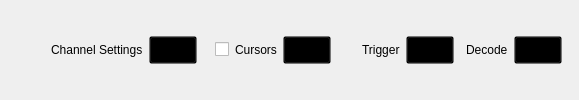
         <widget class="QWidget" name="widget_3" native="true">
          <property name="sizePolicy">
           <sizepolicy hsizetype="Preferred" vsizetype="Fixed">
            <horstretch>0</horstretch>
            <verstretch>0</verstretch>
           </sizepolicy>
          </property>
          <property name="minimumSize">
           <size>
            <width>0</width>
            <height>48</height>
           </size>
          </property>
          <property name="styleSheet">
           <string notr="true">QPushButton {
width: 40px;
  height: 20px;
  background-color: transparent;
}
QPushButton:pressed { border-image: url(:/gui/icons/setup_btn_checked.svg); }
QPushButton:!pressed { border-image: url(:/gui/icons/setup_btn_unchecked.svg); }
QPushButton:hover:!pressed:!checked { border-image: url(:/gui/icons/setup_btn_hover.svg); }
QPushButton:checked { border-image: url(:/gui/icons/setup_btn_checked.svg); }</string>
          </property>
          <layout class="QHBoxLayout" name="horizontalLayout_6">
           <property name="spacing">
            <number>6</number>
           </property>
           <item>
            <spacer name="horizontalSpacer_15">
             <property name="orientation">
              <enum>Qt::Horizontal</enum>
             </property>
             <property name="sizeType">
              <enum>QSizePolicy::Expanding</enum>
             </property>
             <property name="sizeHint" stdset="0">
              <size>
               <width>40</width>
               <height>20</height>
              </size>
             </property>
            </spacer>
           </item>
           <item>
            <widget class="QLabel" name="label">
             <property name="sizePolicy">
              <sizepolicy hsizetype="Fixed" vsizetype="Fixed">
               <horstretch>0</horstretch>
               <verstretch>0</verstretch>
              </sizepolicy>
             </property>
             <property name="text">
              <string>Channel Settings</string>
             </property>
             <property name="general_settings_label" stdset="0">
              <bool>true</bool>
             </property>
            </widget>
           </item>
           <item>
            <widget class="scopy::CustomPushButton" name="btnChannelSettings">
             <property name="enabled">
              <bool>true</bool>
             </property>
             <property name="text">
              <string/>
             </property>
             <property name="checkable">
              <bool>true</bool>
             </property>
             <attribute name="buttonGroup">
              <string notr="true">settings_group</string>
             </attribute>
            </widget>
           </item>
           <item>
            <spacer name="horizontalSpacer_9">
             <property name="orientation">
              <enum>Qt::Horizontal</enum>
             </property>
             <property name="sizeType">
              <enum>QSizePolicy::Fixed</enum>
             </property>
             <property name="sizeHint" stdset="0">
              <size>
               <width>12</width>
               <height>0</height>
              </size>
             </property>
            </spacer>
           </item>
           <item>
            <layout class="QHBoxLayout" name="horizontalLayout">
             <property name="spacing">
              <number>6</number>
             </property>
             <property name="leftMargin">
              <number>0</number>
             </property>
             <item>
              <widget class="QCheckBox" name="cursorsBox">
               <property name="text">
                <string/>
               </property>
              </widget>
             </item>
             <item>
              <widget class="QLabel" name="label_15">
               <property name="text">
                <string>Cursors</string>
               </property>
               <property name="general_settings_label" stdset="0">
                <bool>true</bool>
               </property>
              </widget>
             </item>
             <item>
              <widget class="scopy::CustomPushButton" name="btnCursors">
               <property name="enabled">
                <bool>false</bool>
               </property>
               <property name="text">
                <string/>
               </property>
               <property name="checkable">
                <bool>true</bool>
               </property>
               <attribute name="buttonGroup">
                <string notr="true">settings_group</string>
               </attribute>
              </widget>
             </item>
            </layout>
           </item>
           <item>
            <widget class="QLabel" name="label_2">
             <property name="text">
              <string/>
             </property>
            </widget>
           </item>
           <item>
            <spacer name="horizontalSpacer_8">
             <property name="orientation">
              <enum>Qt::Horizontal</enum>
             </property>
             <property name="sizeType">
              <enum>QSizePolicy::Fixed</enum>
             </property>
             <property name="sizeHint" stdset="0">
              <size>
               <width>12</width>
               <height>0</height>
              </size>
             </property>
            </spacer>
           </item>
           <item>
            <widget class="QLabel" name="label_4">
             <property name="text">
              <string>Trigger</string>
             </property>
             <property name="general_settings_label" stdset="0">
              <bool>true</bool>
             </property>
            </widget>
           </item>
           <item>
            <widget class="scopy::CustomPushButton" name="btnTrigger">
             <property name="text">
              <string/>
             </property>
             <property name="checkable">
              <bool>true</bool>
             </property>
             <attribute name="buttonGroup">
              <string notr="true">settings_group</string>
             </attribute>
            </widget>
           </item>
           <item>
            <layout class="QHBoxLayout" name="horizontalLayoutDecoderTable">
             <property name="leftMargin">
              <number>6</number>
             </property>
             <property name="topMargin">
              <number>6</number>
             </property>
             <property name="rightMargin">
              <number>6</number>
             </property>
             <property name="bottomMargin">
              <number>6</number>
             </property>
             <item>
              <widget class="QLabel" name="lblDecoderTable">
               <property name="text">
                <string>Decode</string>
               </property>
               <property name="general_settings_label" stdset="0">
                <bool>true</bool>
               </property>
              </widget>
             </item>
             <item>
              <widget class="scopy::CustomPushButton" name="btnDecoderTable">
               <property name="enabled">
                <bool>true</bool>
               </property>
               <property name="text">
                <string/>
               </property>
               <property name="checkable">
                <bool>true</bool>
               </property>
               <attribute name="buttonGroup">
                <string notr="true">settings_group</string>
               </attribute>
              </widget>
             </item>
            </layout>
           </item>
          </layout>
         </widget>
